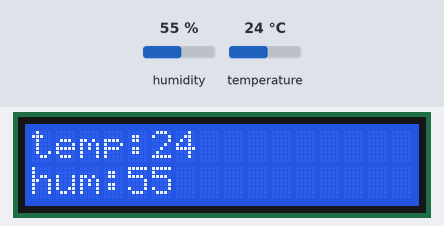
Bench run of a sketch on a simulated Arduino Uno, built with avr-gcc and run on an emulated ATmega328P. Shown: 16×2 character LCD. The test bench sets the inputs (shaded band); at power-on: humidity 55 %, temperature 24 °C. What the sketch prints to the serial monitor is not drawn.

Above: at 1.2 s.
1.3 s: humidity set to 22 %
At 3.5 s:
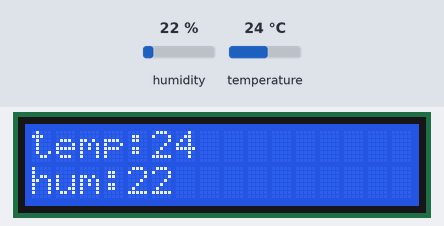
4.1 s: temperature set to 12 °C
At 5.0 s:
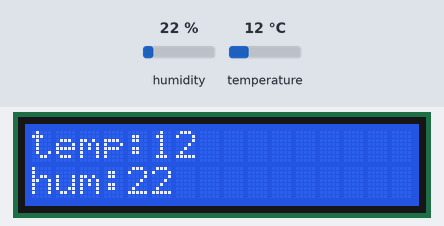
6.9 s: humidity set to 40 %
At 9.3 s:
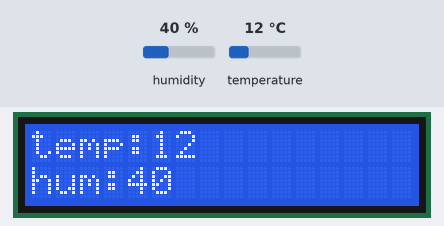
9.8 s: temperature set to 19 °C
At 10.8 s:
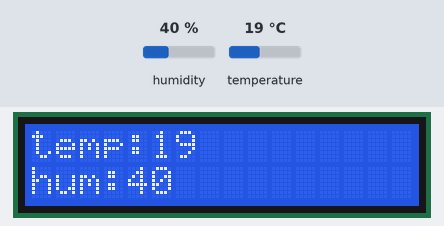
Timing chart, 0 to 12.8 s (numbered marks = the images above; inputs shaded):
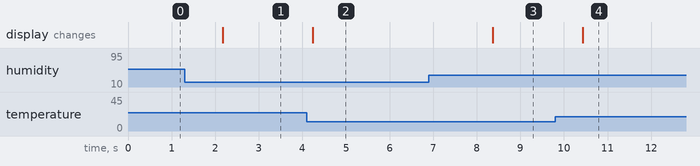

Measured:
- after the input at 1.3 s, the display: changes after 0.87 s (image 1)
- after the input at 4.1 s, the display: changes after 0.14 s (image 2)
- after the input at 6.9 s, the display: changes after 1.5 s (image 3)
- after the input at 9.8 s, the display: changes after 0.63 s (image 4)

The sketch:

CrystalLiquid-Dht.ino
```cpp
#include "DHT.h"
#define DHTPIN 8
#define DHTTYPE DHT11
#include <Wire.h>
#include <LiquidCrystal_PCF8574.h>

DHT dht(DHTPIN, DHTTYPE);

LiquidCrystal_PCF8574 lcd(0x3F);  // set the LCD address to 0x27 for a 16 chars and 2 line display

int show;

void setup() {
  int error;
  // put your setup code here, to run once:
  dht.begin();
  Serial.begin(9600);
  // put your setup code here, to run once:
  Serial.println("LCD...");

  while (! Serial);

  Serial.println("Dose: check for LCD");
  Wire.begin();
  Wire.beginTransmission(0x3F);
  error = Wire.endTransmission();
  Serial.print("Error: ");
  Serial.print(error);

  if (error == 0) {
    Serial.println(": LCD found.");

  } else {
    Serial.println(": LCD not found.");
  } // if

  lcd.begin(16, 2); // initialize the lcd
  show = 0;
}

void loop() {
  // put your main code here, to run repeatedly:
  int hum = dht.readHumidity();
  int temp = dht.readTemperature();

  Serial.print("*T");
  Serial.print(temp);
  Serial.print("*B");
  Serial.print(hum);

  lcd.setBacklight(255);
  lcd.home();
  lcd.clear();
  lcd.setCursor(0, 0);
  lcd.print("temp:");
  lcd.print(temp);
  lcd.setCursor(0, 1);
  lcd.print("hum:");
  lcd.print(hum);
  delay(1000);
}
```
